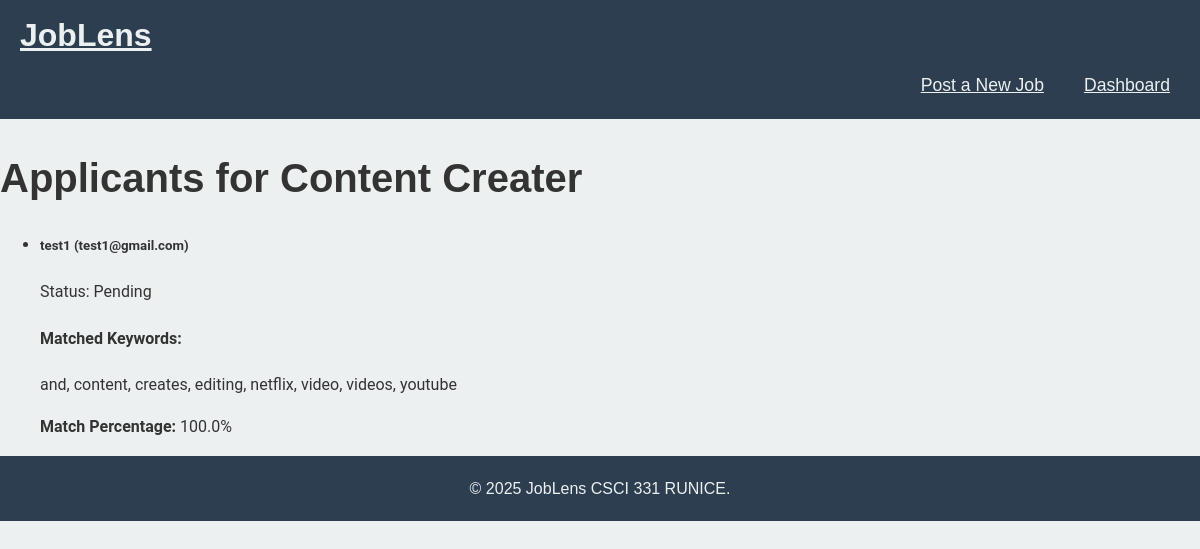
The app's page /view_applicants/3 with its own data.
### tables this page shows
CREATE TABLE Job_Listings (
            job_id INTEGER PRIMARY KEY,
            employer_id INTEGER,
            job_title TEXT NOT NULL,
            job_description TEXT,
            requirements TEXT,
            FOREIGN KEY (employer_id) REFERENCES Employers(employer_id)
        );

CREATE TABLE Applications (
            application_id INTEGER PRIMARY KEY,
            job_id INTEGER,
            candidate_id INTEGER,
            resume_id INTEGER,
            status TEXT,
            FOREIGN KEY (job_id) REFERENCES Job_Listings(job_id),
            FOREIGN KEY (candidate_id) REFERENCES Candidates(candidate_id),
            FOREIGN KEY (resume_id) REFERENCES Resumes(resume_id)
        );

CREATE TABLE Candidates (
            candidate_id INTEGER PRIMARY KEY,
            name TEXT NOT NULL,
            email TEXT NOT NULL,
            phone TEXT
        );

### flask_app/app.py (the view)
@app.route('/view_applicants/<int:job_id>')
def view_applicants(job_id):
    conn = get_db_connection()
    job = conn.execute('SELECT job_title, requirements FROM Job_Listings WHERE job_id = ?', (job_id,)).fetchone()
    rows = conn.execute('''
        SELECT C.candidate_id, C.name, C.email, A.status, R.content AS resume
        FROM Applications A
        JOIN Candidates C ON A.candidate_id = C.candidate_id
        JOIN Resumes R ON C.candidate_id = R.candidate_id
        WHERE A.job_id = ?
    ''', (job_id,)).fetchall()
    conn.close()
    patterns = re.findall(r"\b[a-zA-Z]{2,}\b", job['requirements'].lower())
    pm = PatternMatcher(patterns)
    applicants = []
    for row in rows:
        matches = pm.search(row['resume'].lower())
        matched = {kw for _, kw in matches}
        score = round((len(matched) / len(patterns) * 100), 2) if patterns else 0 # Percentage match
        applicants.append({
            'candidate_id': row['candidate_id'],
            'name': row['name'],
            'email': row['email'],
            'status': row['status'],
            'keywords': sorted(matched),
            'score': score
        })
    return render_template('view_applicants.html', job=job, applicants=applicants)

### flask_app/app.py (called while the page is built)
def get_db_connection():
    conn = sqlite3.connect('database.db')
    conn.row_factory = sqlite3.Row
    return conn

### flask_app/pattern_matcher.py (called while the page is built)
    def add_keyword(self, keyword):
        state = 0
        for char in keyword:
            if char not in self.adj[state]:
                self.adj[state][char] = len(self.adj)
                self.adj.append({})
                self.out.append([])
                self.fail.append(0)
            state = self.adj[state][char]
        self.out[state].append(keyword)

    def build_fail(self):
        q = deque()
        for char, state in self.adj[0].items():
            q.append(state)
            self.fail[state] = 0
        while q:
            r = q.popleft()
            for char, s in self.adj[r].items():
                q.append(s)
                state = self.fail[r]
                while state and char not in self.adj[state]:
                    state = self.fail[state]
                self.fail[s] = self.adj[state].get(char, 0)
                self.out[s].extend(self.out[self.fail[s]])

    def search(self, text):
        state = 0
        matches = []
        for i, char in enumerate(text):
            while state and char not in self.adj[state]:
                state = self.fail[state]
            state = self.adj[state].get(char, 0)
            for pattern in self.out[state]:
                matches.append((i - len(pattern) + 1, pattern))
        return matches

### flask_app/templates/view_applicants.html (shortened to what this page needs)
<!DOCTYPE html>
<html lang="en">
  <head>
    <link
      rel="stylesheet"
      href="{{ url_for('static', filename='css/styles.css') }}"
    />
  </head>
  <body>
    <nav class="custom-navbar">
      <div class="container">
        <a class="navbar-brand" href="/">JobLens</a>
        <div class="navbar-nav ms-auto custom-nav-items">
          <a class="nav-item nav-link" href="{{ url_for('add_job') }}"
            >Post a New Job</a
          >
          <a class="nav-item nav-link" href="{{ url_for('index') }}"
            >Dashboard</a
          >
        </div>
      </div>
    </nav>
    <div class="container mt-5">
      <h1 class="mb-4">Applicants for {{ job.job_title }}</h1>
      <div class="applicants-list">
        <ul class="list-group">
          {% for applicant in applicants %}
          <li class="list-group-item">
            <h5>{{ applicant.name }} ({{ applicant.email }})</h5>
            <p>
              Status:
              <span class="applicant-status">{{ applicant.status }}</span>
            </p>
            <h4>Matched Keywords:</h4>
              {% if applicant.keywords %}
                {{ applicant.keywords | join(', ') }}
              {% else %}
                No matches found.
              {% endif %}
            <p><strong>Match Percentage:</strong> {{ applicant.score }}%</p>
          </li>
          {% endfor %}
        </ul>
      </div>
    </div>
    <footer class="footer mt-5">
      <p>&copy; 2025 JobLens CSCI 331 RUNICE.</p>
    </footer>
  </body>
</html>

### flask_app/static/css/styles.css (style rules this page uses)
body { font-family: "Roboto", sans-serif; background-color: #ecf0f1; color: #333; line-height: 1.6; margin: 0; padding: 0; }
.custom-navbar { background-color: #2c3e50; font-family: "Poppins", sans-serif; padding: 10px 20px; }
.custom-navbar .navbar-brand { font-size: 2rem; font-weight: 700; color: #ecf0f1; }
.custom-nav-items { display: flex; justify-content: flex-end; }
.custom-nav-items .nav-item { margin-left: 20px; }
.custom-nav-items .nav-link { color: #ecf0f1; font-size: 1.1rem; padding: 10px; font-weight: 500; }
h1, h2 { font-family: "Poppins", sans-serif; font-weight: 700; color: #333; }
h1 { font-size: 2.5rem; margin-bottom: 20px; }
footer { background-color: #2c3e50; color: #ecf0f1; text-align: center; padding: 20px; }
footer p { margin: 0; font-family: "Poppins", sans-serif; font-weight: 400; }

### records on screen
Job_Listings: job_title "Content Creater"
Applications: name "test1", email "test1@gmail.com", status "Pending", keywords "and, content, creates, editing, netflix, video, videos, youtube", score "100.0"
